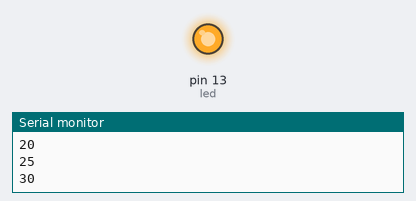
Recording of a sketch running on a simulated Arduino Uno, built with avr-gcc and run on an emulated ATmega328P. Parts: output pins drawn as LEDs (lit = HIGH), the last lines printed to the serial monitor.

Above: at 0.15 s.
At 39.58 s:
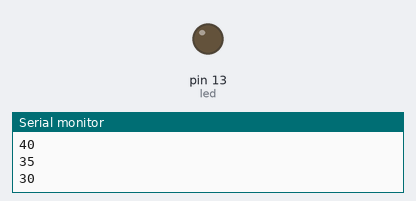
Timing chart, 0 to 40.0 s (numbered marks = the images above):
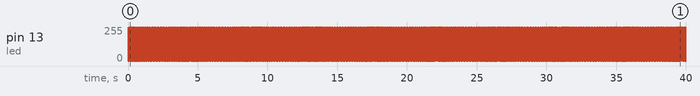

The sketch:

Bouncing_blink.ino
```cpp
int led = 13;
int currInterval = 10;
int addInterval = 5;

void setup(){
  //we start the serial port to be able to print
  //9600 is the speed at which we are communicating with the board
  Serial.begin(9600);
  pinMode(led, OUTPUT); //we set our digital pin to be an output
}

void loop(){
  digitalWrite(led, HIGH); //we tell our pin to be "on"
  delay(currInterval); //we use delay to wait a certain amount of time before reading the next line
  digitalWrite(led, LOW); //we tell our pin to be "off"
  delay(currInterval);
  currInterval= currInterval + addInterval;

  //this is the bouncing code. We switch from positive to negative
  if (currInterval < 2 || currInterval > 100){
    addInterval = addInterval * -1;
  }

  //this is the way to print, click serial monitor (upper-right corner) to open the console
  Serial.println(currInterval);
}
```
